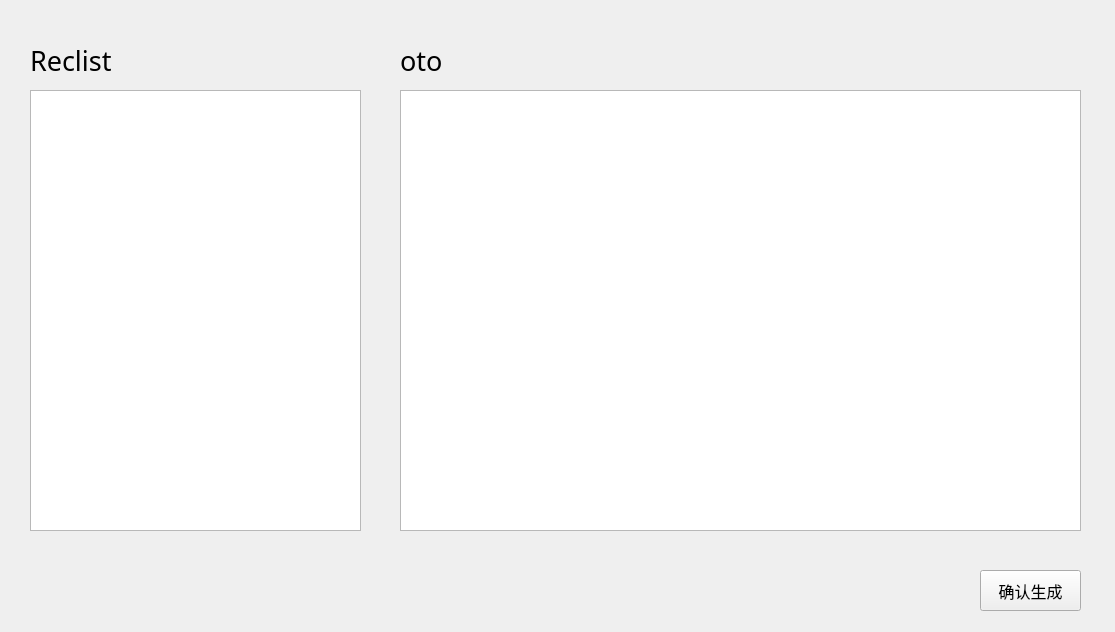
<?xml version="1.0" encoding="UTF-8"?>
<ui version="4.0">
 <class>Form</class>
 <widget class="QWidget" name="Form">
  <property name="geometry">
   <rect>
    <x>0</x>
    <y>0</y>
    <width>1115</width>
    <height>632</height>
   </rect>
  </property>
  <property name="font">
   <font>
    <family>更纱黑体 UI HC Medium</family>
   </font>
  </property>
  <property name="windowTitle">
   <string>Form</string>
  </property>
  <widget class="QTextBrowser" name="reclist_textbrowser">
   <property name="geometry">
    <rect>
     <x>30</x>
     <y>90</y>
     <width>331</width>
     <height>441</height>
    </rect>
   </property>
  </widget>
  <widget class="QTextBrowser" name="oto_textbrowser">
   <property name="geometry">
    <rect>
     <x>400</x>
     <y>90</y>
     <width>681</width>
     <height>441</height>
    </rect>
   </property>
  </widget>
  <widget class="QLabel" name="reclist_label">
   <property name="geometry">
    <rect>
     <x>30</x>
     <y>30</y>
     <width>131</width>
     <height>61</height>
    </rect>
   </property>
   <property name="font">
    <font>
     <family>更纱黑体 UI HC Medium</family>
     <pointsize>20</pointsize>
    </font>
   </property>
   <property name="acceptDrops">
    <bool>false</bool>
   </property>
   <property name="text">
    <string>Reclist</string>
   </property>
  </widget>
  <widget class="QLabel" name="oto_label">
   <property name="geometry">
    <rect>
     <x>400</x>
     <y>30</y>
     <width>91</width>
     <height>61</height>
    </rect>
   </property>
   <property name="font">
    <font>
     <family>更纱黑体 UI HC Medium</family>
     <pointsize>20</pointsize>
    </font>
   </property>
   <property name="acceptDrops">
    <bool>false</bool>
   </property>
   <property name="text">
    <string>oto</string>
   </property>
  </widget>
  <widget class="QPushButton" name="pushButton_2">
   <property name="geometry">
    <rect>
     <x>980</x>
     <y>570</y>
     <width>101</width>
     <height>41</height>
    </rect>
   </property>
   <property name="font">
    <font>
     <family>更纱黑体 UI HC Medium</family>
     <pointsize>12</pointsize>
    </font>
   </property>
   <property name="text">
    <string>确认生成</string>
   </property>
  </widget>
  <widget class="QLabel" name="info_label">
   <property name="geometry">
    <rect>
     <x>30</x>
     <y>570</y>
     <width>791</width>
     <height>41</height>
    </rect>
   </property>
   <property name="font">
    <font>
     <family>更纱黑体 UI HC Medium</family>
     <pointsize>10</pointsize>
    </font>
   </property>
   <property name="text">
    <string/>
   </property>
  </widget>
 </widget>
 <resources/>
 <connections/>
</ui>
